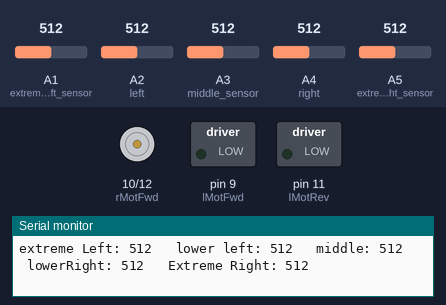
The sketch below on a simulated Arduino Uno, built with avr-gcc and run on an emulated ATmega328P. Shown: motor-driver pin pairs drawn as motors (green arrow = first pin HIGH = forward, orange = second pin HIGH = backward, longer = more drive), switched loads named in the sketch (green lamp = pin HIGH), the last lines printed to the serial monitor. The inputs (shaded band) are chosen by the test bench; at power-on: A1 (extreme_left_sensor) = 512, A2 (left) = 512, A3 (middle_sensor) = 512, A4 (right) = 512, A5 (extreme_right_sensor) = 512.

Above: at 1.2 s.
1.3 s: A1 (extreme_left_sensor) set to 308
4.3 s: A1 (extreme_left_sensor) set to 286
At 5.1 s:
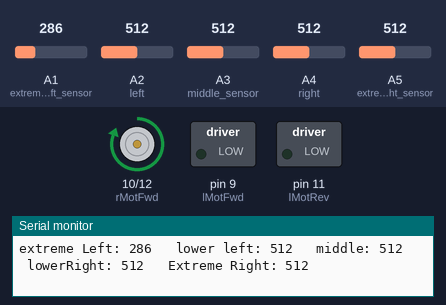
5.9 s: A2 (left) set to 106
8.9 s: A2 (left) set to 88
11.9 s: A3 (middle_sensor) set to 106
14.9 s: A3 (middle_sensor) set to 89
Timing chart, 0 to 17.9 s (numbered marks = the images above; inputs shaded):
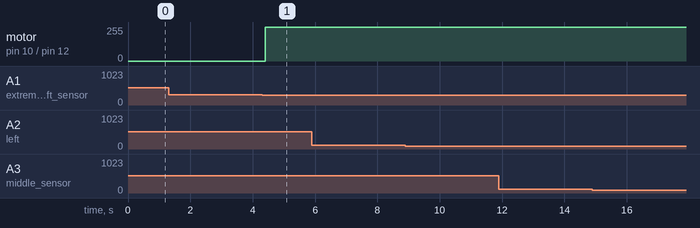

Measured:
- the behaviour switches between 301 and 300 on A1 (extreme_left_sensor) (found by bisection; images 0 and 1)
- after the input at 4.3 s, motor on pin 10 (rMotFwd) / pin 12 (rMotRev): stopped → forward 255/255 after 0.11 s

The sketch:

LFR.ino
```cpp
const int lMotFwd=9;  // connection on pin 9 left motor forward
const int rMotFwd=10; //connection on pin 10 right motor forward
const int lMotRev=11; //connection on pin 11 left motor reverse
const int rMotRev=12;  //connection on pin 12 right motor reverse
const int onblack= 300;  // reading for black line from sensor is less than this
const int onWhite= 700; // reading for white line is greater than this

void setup() {

  Serial.begin(9600);

  // pinMode(A0,INPUT);
  pinMode(A1,INPUT);  //extreme left sensor
  pinMode(A2,INPUT);  //left
  pinMode(A3,INPUT);  // middle sensor
  pinMode(A4,INPUT);   // right
  pinMode(A5,INPUT);  // extreme right sensor

  pinMode(lMotFwd,OUTPUT);
  pinMode(rMotFwd,OUTPUT);
  pinMode(lMotRev,OUTPUT);
  pinMode(rMotRev,OUTPUT);


}


bool isOnBlack(int sensor){

if( sensor<=onblack)
return true;
else
return false;
}


bool isOnWhite(int sensor){
  if(sensor>=onWhite)
  return true;
  else
  return false;
}


void moveForward()
{
  digitalWrite(lMotFwd,HIGH);
  digitalWrite(rMotFwd,HIGH);

  digitalWrite(rMotRev,LOW);
  digitalWrite(lMotRev,LOW);

}

void turnLeft()
{
  digitalWrite(lMotFwd,LOW);
  digitalWrite(rMotFwd,HIGH);


  digitalWrite(rMotRev,LOW);
  digitalWrite(lMotRev,LOW);
}


void turnRight()
{
  digitalWrite(lMotFwd,HIGH);
  digitalWrite(rMotFwd,LOW);

  digitalWrite(rMotRev,LOW);
  digitalWrite(lMotRev,LOW);
}

void turnCircle()
{
  digitalWrite(lMotFwd,LOW);
  digitalWrite(rMotRev,LOW);
  digitalWrite(lMotRev,HIGH);
  digitalWrite(rMotFwd,HIGH);
}

void Stop()
{

digitalWrite(lMotFwd,LOW);
digitalWrite(rMotFwd,LOW);
digitalWrite(lMotRev,LOW);
digitalWrite(rMotRev,LOW);

}

void loop() {
  // put your main code here, to run repeatedly:
int sensor1=analogRead(A1);//sensor1  Extreme Left
int sensor2=analogRead(A2);//sensor2
int sensor3=analogRead(A3);//sensor3  middle
int sensor4=analogRead(A4);//sensor4
int sensor5=analogRead(A5);//sensor5   Extreme right
Serial.print("extreme Left: ");
Serial.print(sensor1);
Serial.print("\t lower left: ");
Serial.print(sensor2);
Serial.print("\t middle: ");
Serial.print(sensor3);
Serial.print("\t lowerRight: ");
Serial.print(sensor4);
Serial.print("\t Extreme Right: ");
Serial.println(sensor5);


if( isOnBlack(sensor1)){
  turnLeft();
}else{

  if(isOnBlack(sensor3)&&isOnWhite(sensor1)){
    moveForward();
  }else

  if( isOnWhite(sensor1)&& isOnWhite(sensor3)&& isOnBlack(sensor5)  ){
    turnRight();
  }else

  if(isOnBlack(sensor2)){
    turnLeft();
  }else
  if(isOnBlack(sensor4)){
    turnRight();
  }else
  if( isOnWhite(sensor1) && isOnWhite(sensor2) && isOnWhite(sensor3) && isOnWhite(sensor4) && isOnWhite(sensor5) ){
    turnCircle();   // replace with left if gap is present
  }


}


}
```
